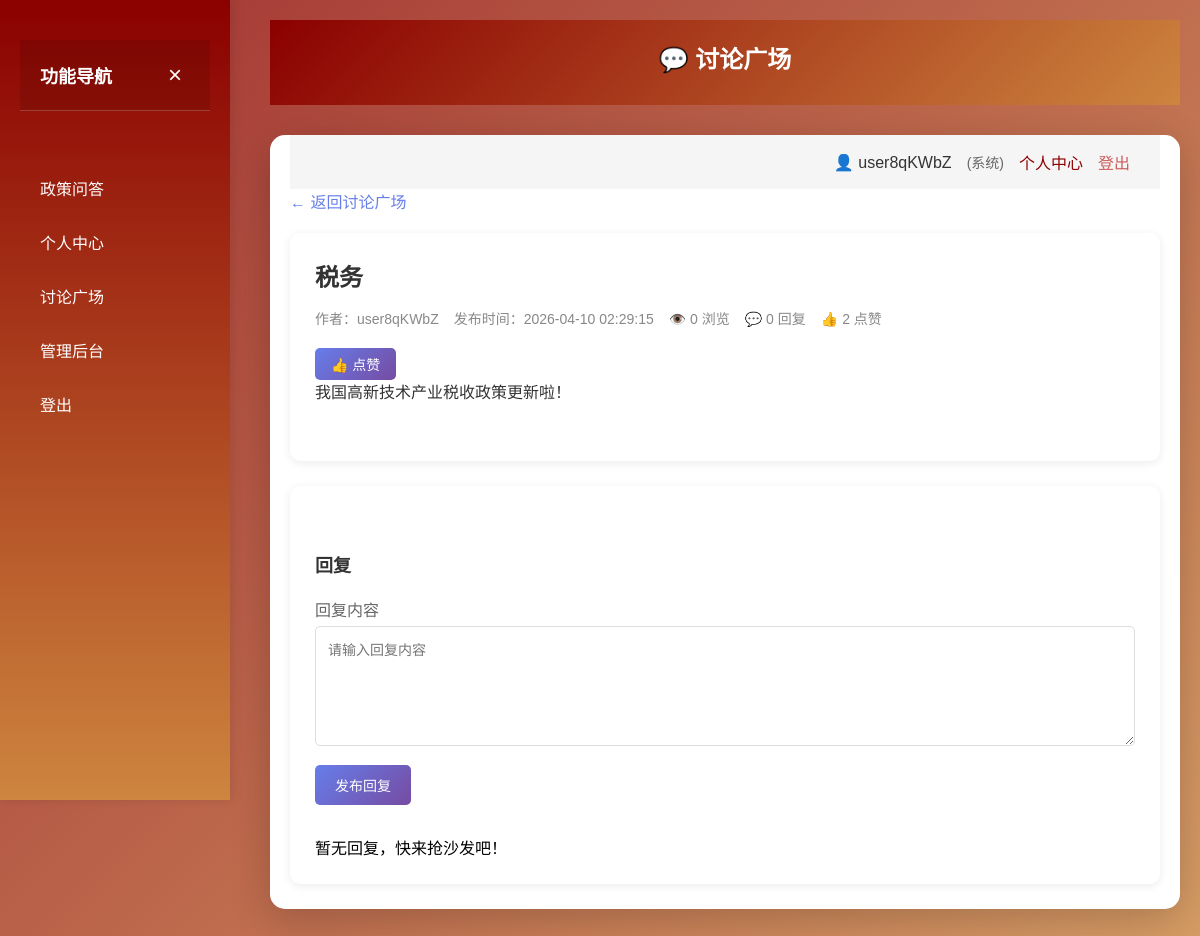
Page /forum/topic/1 (signed in) on the committed database.
### tables this page shows
CREATE TABLE users (
            id INTEGER PRIMARY KEY AUTOINCREMENT,
            username TEXT NOT NULL UNIQUE,
            password TEXT NOT NULL,
            role TEXT NOT NULL DEFAULT 'user',
            nickname TEXT,
            region TEXT,
            ban_until TIMESTAMP,
            is_banned INTEGER DEFAULT 0,
            is_expert INTEGER DEFAULT 0,
            expert_application TEXT,
            created_at TIMESTAMP DEFAULT CURRENT_TIMESTAMP
        );

CREATE TABLE forum_topics (
            id INTEGER PRIMARY KEY AUTOINCREMENT,
            user_id INTEGER,
            title TEXT NOT NULL,
            content TEXT NOT NULL,
            view_count INTEGER DEFAULT 0,
            reply_count INTEGER DEFAULT 0,
            like_count INTEGER DEFAULT 0,
            has_image INTEGER DEFAULT 0,
            created_at TIMESTAMP DEFAULT CURRENT_TIMESTAMP,
            updated_at TIMESTAMP DEFAULT CURRENT_TIMESTAMP,
            FOREIGN KEY (user_id) REFERENCES users(id) ON DELETE CASCADE
        );

### app/routes.py (the view)
@app.route('/forum/topic/<int:topic_id>')
def forum_topic(topic_id):
    if not is_logged_in():
        return redirect(url_for('login'))
    user = UserService.get_user_by_id(session['user_id'])
    user_info = {
        'username': user['username'],
        'nickname': user['nickname'],
        'role': user['role'],
        'region': user['region'],
        'ban_until': user['ban_until'],
        'is_banned': user['is_banned']
    }
    topic = ForumService.get_topic_by_id(topic_id)
    if not topic:
        return redirect(url_for('forum'))
    replies = ForumService.get_topic_replies(topic_id)
    return render_template('forum_topic.html', user_info=user_info, topic=topic, replies=replies)

### app/models.py (called while the page is built)
def get_forum_replies(topic_id):
    conn = sqlite3.connect(DATABASE_PATH)
    cursor = conn.cursor()
    cursor.execute('''
        SELECT fr.id, fr.user_id, fr.content, fr.created_at, u.nickname
        FROM forum_replies fr
        JOIN users u ON fr.user_id = u.id
        WHERE fr.topic_id = ?
        ORDER BY fr.created_at ASC
    ''', (topic_id,))
    replies = cursor.fetchall()
    conn.close()
    return [{
        'id': r[0], 'user_id': r[1], 'content': r[2], 'created_at': r[3], 'nickname': r[4]
    } for r in replies]

def get_user_by_id(user_id):
    conn = sqlite3.connect(DATABASE_PATH)
    cursor = conn.cursor()
    cursor.execute('''
        SELECT id, username, password, role, nickname, region, is_expert, ban_until, is_banned, created_at
        FROM users WHERE id = ?
    ''', (user_id,))
    user = cursor.fetchone()
    conn.close()
    if user:
        return {
            'id': user[0],
            'username': user[1],
            'password': user[2],
            'role': user[3],
            'nickname': user[4],
            'region': user[5],
            'is_expert': user[6],
            'ban_until': user[7],
            'is_banned': user[8],
            'created_at': user[9]
        }
    return None

### app/routes.py (called while the page is built)
def is_logged_in():
    return 'user_id' in session

### app/services/forum_service.py (called while the page is built)
    @staticmethod
    def get_topic_by_id(topic_id):
        return get_forum_topic_by_id(topic_id)

    @staticmethod
    def get_topic_replies(topic_id):
        return get_forum_replies(topic_id)

### app/services/user_service.py (called while the page is built)
    @staticmethod
    def get_user_by_id(user_id):
        return get_user_by_id(user_id)

### templates/forum_topic.html (shortened to what this page needs)
<!DOCTYPE html>
<html lang="zh-CN">
<head>
    <link rel="stylesheet" href="/css/main.css">
</head>
<body>
    <div class="sidebar" id="sidebar">
        <div class="sidebar-content">
            <div class="sidebar-header">
                <h3>功能导航</h3>
                <button class="close-sidebar" onclick="toggleSidebar()">×</button>
            </div>
            <ul class="sidebar-nav">
                <li><a href="/">政策问答</a></li>
                <li><a href="/profile">个人中心</a></li>
                <li><a href="/forum">讨论广场</a></li>
                {% if user_info.role == 'admin' %}
                <li><a href="/admin">管理后台</a></li>
                {% endif %}
                <li><a href="/logout">登出</a></li>
            </ul>
        </div>
    </div>
    <div class="main-container">
        <div class="header">
            <h1>💬 讨论广场</h1>
        </div>
        <div class="container">
            <div class="nav">
                {% if user_info %}
                    <div style="display: flex; align-items: center; gap: 15px; justify-content: flex-end;">
                        <span style="color: #333; font-weight: 500;">👤 {{ user_info.nickname or user_info.username }}</span>
                        {% if user_info.region %}
                        <span style="color: #666; font-size: 14px;">({{ user_info.region }})</span>
                        {% endif %}
                        <a href="/profile">个人中心</a>
                        <a href="/logout" class="logout">登出</a>
                    </div>
                {% endif %}
            </div>
        <a href="/forum" class="back-link">← 返回讨论广场</a>
        <div class="card">
            <div class="topic-content">
                <div class="topic-title">{{ topic.title }}</div>
                <div class="topic-meta">
                    <span>作者：{{ topic.nickname }}</span>
                    <span>发布时间：{{ topic.created_at }}</span>
                    <span>👁️ {{ topic.view_count }} 浏览</span>
                    <span>💬 {{ topic.reply_count }} 回复</span>
                    <span>👍 {{ topic.like_count }} 点赞</span>
                </div>
                <div style="margin-top: 15px;">
                    <button class="btn" style="padding: 6px 16px; font-size: 14px;" onclick="likeTopic({{ topic.id }})">👍 点赞</button>
                </div>
                <div class="topic-body">{{ topic.content }}</div>
            </div>
        </div>
        <div class="card">
            <div class="reply-section">
                <h3>回复</h3>
                {% if user_info.is_banned or user_info.ban_until %}
                    <div class="ban-notice">
                        ⚠️ 您已被封禁，无法回复内容
                    </div>
                {% else %}
                    <div class="reply-form">
                        <form id="reply-form">
                            <div class="form-group">
                                <label for="reply-content">回复内容</label>
                                <textarea id="reply-content" placeholder="请输入回复内容" required></textarea>
                            </div>
                            <button type="submit" class="btn">发布回复</button>
                        </form>
                    </div>
                {% endif %}
                <div class="reply-list">
                    {% if replies %}
                        {% for reply in replies %}
                        <div class="reply-item">
                            <div class="reply-header">
                                <span class="reply-author">{{ reply.nickname }}</span>
                                <div>
                                    <span class="reply-time">{{ reply.created_at }}</span>
                                    {% if user_info and user_info.role == 'admin' %}
                                        <button class="btn btn-danger" style="margin-left: 10px; padding: 4px 12px; font-size: 12px;" onclick="deleteReply({{ reply.id }})">删除</button>
                                    {% endif %}
                                </div>
                            </div>
                            <div class="reply-content">{{ reply.content }}</div>
                        </div>
                        {% endfor %}
                    {% else %}
                        <p>暂无回复，快来抢沙发吧！</p>
                    {% endif %}
                </div>
            </div>
        </div>
    </div>
    </div>
</body>
</html>

### css/main.css (style rules this page uses)
* { margin: 0; padding: 0; box-sizing: border-box; }
body { font-family: 'Microsoft YaHei', Arial, sans-serif; background: linear-gradient(135deg, rgba(139, 0, 0, 0.8) 0%, rgba(205, 133, 63, 0.8) 100%), url('https://img.freepik.com/free-vector/china-great-wall-silhouette_1048-12746.jpg'); background-size: cover; background-position: center; background-attachment: fixed; min-height: 100vh; padding: 20px; }
.container { max-width: 900px; margin: 0 auto; background: white; border-radius: 15px; box-shadow: 0 10px 40px rgba(0,0,0,0.2); overflow: hidden; }
.header { background: linear-gradient(135deg, #8B0000 0%, #CD853F 100%); color: white; padding: 30px; text-align: center; }
.header h1 { font-size: 32px; margin-bottom: 10px; }
.nav { display: flex; justify-content: flex-end; padding: 15px 30px; background: #f5f5f5; gap: 15px; }
.nav a { color: #8B0000; text-decoration: none; font-weight: 500; }
.nav a.logout { color: #CD5C5C; }
.btn { background: linear-gradient(135deg, #8B0000 0%, #CD853F 100%); color: white; border: none; padding: 15px 40px; font-size: 16px; border-radius: 10px; cursor: pointer; transition: transform 0.2s, box-shadow 0.2s; font-weight: 500; }
.sidebar { position: fixed; left: -230px; top: 0; width: 250px; height: 100vh; background-color: #8B0000; color: white; transition: left 0.3s ease; z-index: 1000; padding: 20px 0; box-shadow: 2px 0 10px rgba(0, 0, 0, 0.1); }
.sidebar::before { content: ''; position: absolute; left: 100%; top: 0; width: 45px; height: 100%; background: transparent; }
.sidebar-content { padding: 20px; }
.sidebar-header { display: flex; justify-content: space-between; align-items: center; margin-bottom: 30px; padding-bottom: 20px; border-bottom: 1px solid rgba(255, 255, 255, 0.1); }
.sidebar-header h3 { margin: 0; font-size: 18px; font-weight: 600; }
.close-sidebar { background: none; border: none; color: white; font-size: 20px; cursor: pointer; padding: 0; width: 30px; height: 30px; display: flex; align-items: center; justify-content: center; border-radius: 50%; transition: background-color 0.3s; }
.sidebar-nav { list-style: none; padding: 0; margin: 0; }
.sidebar-nav li { margin-bottom: 10px; }
.sidebar-nav a { display: block; padding: 12px 15px; color: rgba(255, 255, 255, 0.8); text-decoration: none; border-radius: 5px; transition: background-color 0.3s, color 0.3s; }
.main-container { margin-left: 20px; transition: margin-left 0.3s ease; min-height: 100vh; }
.form-group { margin-bottom: 20px; }
.form-group label { display: block; margin-bottom: 8px; color: #555; font-weight: 500; }
.form-group input, .form-group textarea, .form-group select { width: 100%; padding: 12px; border: 2px solid #e0e0e0; border-radius: 8px; font-size: 14px; transition: border-color 0.3s; }
.form-group textarea { resize: vertical; min-height: 100px; }
.sidebar { position: fixed; left: -220px; top: 0; width: 230px; height: 100vh; background: linear-gradient(180deg, #8B0000 0%, #CD853F 100%); color: white; transition: left 0.3s ease; z-index: 1000; box-shadow: 2px 0 10px rgba(0,0,0,0.1); overflow: hidden; }
.sidebar-content { height: 100%; display: flex; flex-direction: column; }
.sidebar-header { padding: 20px; border-bottom: 1px solid rgba(255,255,255,0.2); display: flex; justify-content: space-between; align-items: center; background: rgba(0,0,0,0.1); }
.sidebar-header h3 { margin: 0; font-size: 18px; }
.close-sidebar { background: none; border: none; color: white; font-size: 24px; cursor: pointer; padding: 0; width: 30px; height: 30px; display: flex; align-items: center; justify-content: center; }
.sidebar-nav { list-style: none; padding: 0; margin: 20px 0; flex: 1; }
.sidebar-nav li { margin: 0; }
.sidebar-nav a { display: block; padding: 15px 20px; color: white; text-decoration: none; transition: background-color 0.3s, transform 0.2s; }

### rows in the picture
users: nickname "user8qKWbZ", region "系统"
forum_topics: title "税务", created_at "2026-04-10 02:29:15", view_count "0", reply_count "0", like_count "2", content "我国高新技术产业税收政策更新啦！"
